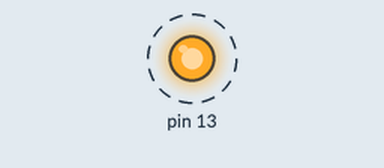
Simulated run of this sketch. Board: Arduino Uno, built with avr-gcc and run on an emulated ATmega328P. On the bench: output pins drawn as LEDs (lit = HIGH). Dashed ring = blinking.

Above: at 0.1 s.
Timing chart, 0 to 3.0 s (numbered marks = the images above):
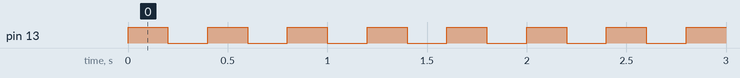

Measured:
- by itself, pin 13: alternates HIGH for 0.20 s and LOW for 0.20 s

The sketch:

ledBlinking.ino
```cpp
#include <Arduino.h>

void setup()
{
  pinMode(13, OUTPUT);
  while (1)
  {
    digitalWrite(13, HIGH);
    delay(200);
    digitalWrite(13, LOW);
    delay(200);
  }
};
```
